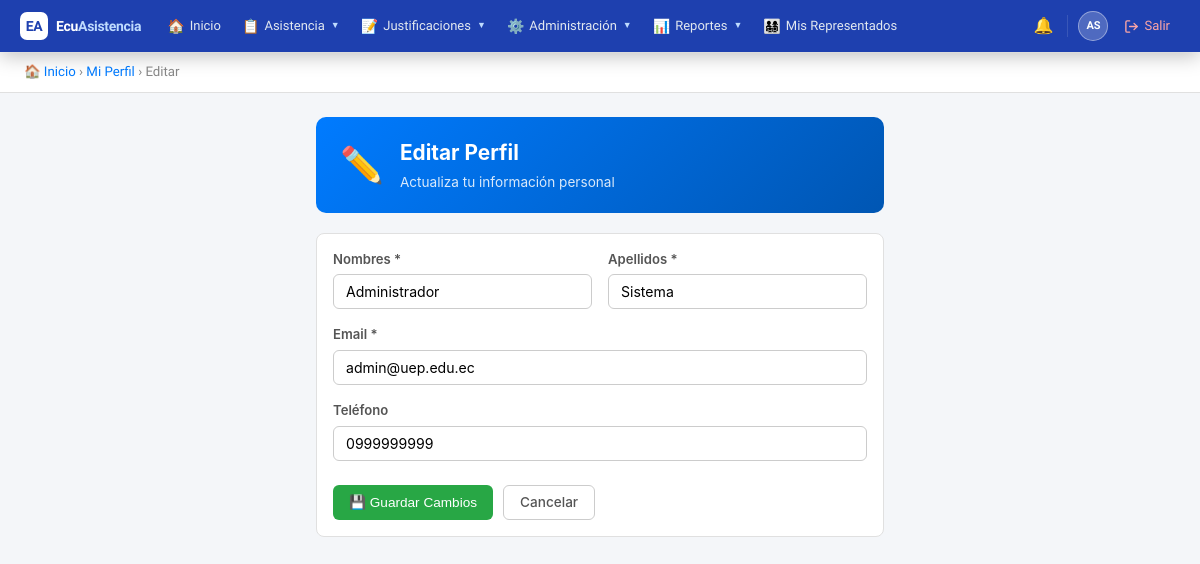
Page /public/?action=edit_profile (signed in) on the committed database.
### tables this page shows
CREATE TABLE `users` (
  `id` int(11) NOT NULL AUTO_INCREMENT,
  `institution_id` int(11) NOT NULL,
  `username` varchar(50) NOT NULL,
  `email` varchar(100) NOT NULL,
  `password` varchar(255) NOT NULL,
  `first_name` varchar(100) NOT NULL,
  `last_name` varchar(100) NOT NULL,
  `dni` varchar(20) DEFAULT NULL,
  `phone` varchar(20) DEFAULT NULL,
  `reset_token` varchar(255) DEFAULT NULL,
  `reset_expires` datetime DEFAULT NULL,
  `is_active` tinyint(1) DEFAULT 1,
  `is_superadmin` tinyint(1) NOT NULL DEFAULT 0,
  `created_at` timestamp NOT NULL DEFAULT current_timestamp(),
  `updated_at` timestamp NOT NULL DEFAULT current_timestamp() ON UPDATE current_timestamp(),
  PRIMARY KEY (`id`),
  UNIQUE KEY `username` (`username`),
  UNIQUE KEY `email` (`email`),
  UNIQUE KEY `dni` (`dni`),
  KEY `institution_id` (`institution_id`),
  CONSTRAINT `users_ibfk_1` FOREIGN KEY (`institution_id`) REFERENCES `institutions` (`id`)
);

### controllers/ProfileController.php (called while the page is built, shortened)
<?php
require_once BASE_PATH . '/models/User.php';
class ProfileController {
    private $userModel;
    public function __construct() {
        $db = new Database();
        $this->userModel = new User($db);
    }
    public function edit() {
        $user = $this->userModel->findById($_SESSION['user_id']);
        include BASE_PATH . '/views/profile/edit.php';
    }
}

### config/database.php (called while the page is built)
<?php
class Database {
    private $host = 'localhost';
    private $db = 'ecuasistencia2026_db';
    private $user = 'root';
    private $pass = '';
    private $charset = 'utf8mb4';
    private $pdo;
    public function connect() {
        if ($this->pdo === null) {
            $dsn = "mysql:host={$this->host};dbname={$this->db};charset={$this->charset}";
            $options = [
                PDO::ATTR_ERRMODE => PDO::ERRMODE_EXCEPTION,
                PDO::ATTR_DEFAULT_FETCH_MODE => PDO::FETCH_ASSOC,
                PDO::ATTR_EMULATE_PREPARES => false,
            ];
            try {
                $this->pdo = new PDO($dsn, $this->user, $this->pass, $options);
            } catch (PDOException $e) {
                die('Error de conexión: ' . $e->getMessage());
            }
        }
        return $this->pdo;
    }
}

### models/User.php (called while the page is built, shortened)
<?php
class User {
    public $db;
    public function __construct($database) {
        $this->db = $database->connect();
    }
    public function findById($id) {
        $sql = "SELECT * FROM users WHERE id = :id";
        $stmt = $this->db->prepare($sql);
        $stmt->execute([':id' => $id]);
        return $stmt->fetch();
    }
}

### views/profile/edit.php (the view, shortened to what this page needs)
<!DOCTYPE html>
<html lang="es">
<head>
</head>
<body>
<?php include BASE_PATH . '/views/partials/navbar.php'; ?>
<div class="breadcrumb">
    <a href="?action=dashboard">🏠 Inicio</a> &rsaquo;
    <a href="?action=profile">Mi Perfil</a> &rsaquo;
    Editar
</div>
<div class="container" style="max-width:600px;">
    <div class="page-header blue">
        <div class="ph-icon">✏️</div>
        <div>
            <h1>Editar Perfil</h1>
            <p>Actualiza tu información personal</p>
        </div>
    </div>
    <div class="panel">
        <form method="POST">
            <div class="form-row">
                <div class="form-group">
                    <label>Nombres *</label>
                    <input type="text" name="first_name" class="form-control"
                           value="<?= htmlspecialchars($user['first_name']) ?>" required>
                </div>
                <div class="form-group">
                    <label>Apellidos *</label>
                    <input type="text" name="last_name" class="form-control"
                           value="<?= htmlspecialchars($user['last_name']) ?>" required>
                </div>
            </div>
            <div class="form-group">
                <label>Email *</label>
                <input type="email" name="email" class="form-control"
                       value="<?= htmlspecialchars($user['email']) ?>" required>
            </div>
            <div class="form-group">
                <label>Teléfono</label>
                <input type="text" name="phone" class="form-control"
                       value="<?= htmlspecialchars($user['phone'] ?? '') ?>" placeholder="Ej: 0987654321">
            </div>
            <div style="display:flex;gap:10px;margin-top:24px;">
                <button type="submit" class="btn btn-success">💾 Guardar Cambios</button>
                <a href="?action=profile" class="btn btn-outline">Cancelar</a>
            </div>
        </form>
    </div>
</div>
</body>
</html>

### public/css/global.css (style rules this page uses)
* { box-sizing: border-box; margin: 0; padding: 0; }
body { font-family: -apple-system, BlinkMacSystemFont, 'Segoe UI', Roboto, sans-serif; background: #f4f6f9; color: #333; font-size: 14px; line-height: 1.5; }
.breadcrumb { padding: 10px 24px; background: #fff; border-bottom: 1px solid #e0e0e0; font-size: 0.83rem; color: #888; }
.breadcrumb a { color: #007bff; text-decoration: none; }
.container { max-width: 1200px; margin: 24px auto; padding: 0 16px; }
.page-header { background: linear-gradient(135deg, #007bff, #0056b3); color: #fff; border-radius: 10px; padding: 20px 24px; margin-bottom: 20px; display: flex; align-items: center; gap: 16px; }
.page-header .ph-icon { font-size: 2.2rem; }
.page-header h1 { font-size: 1.3rem; font-weight: 700; }
.page-header p { font-size: 0.85rem; opacity: 0.85; margin-top: 4px; }
.panel { background: #fff; border: 1px solid #e0e0e0; border-radius: 8px; padding: 16px; margin-bottom: 20px; }
.btn { padding: 7px 16px; border-radius: 6px; border: none; cursor: pointer; font-size: 0.85rem; font-weight: 500; text-decoration: none; display: inline-flex; align-items: center; gap: 5px; transition: opacity 0.15s, transform 0.1s; line-height: 1.4; }
.btn-success { background: #28a745; color: #fff; }
.btn-outline { background: #fff; color: #555; border: 1px solid #ccc; }
.form-group { margin-bottom: 16px; }
.form-group label { display: block; font-size: 0.82rem; font-weight: 600; color: #555; margin-bottom: 5px; }
.form-control { width: 100%; padding: 8px 12px; border: 1px solid #ccc; border-radius: 6px; font-size: 0.88rem; transition: border-color 0.2s; font-family: inherit; }
.form-row { display: grid; grid-template-columns: repeat(auto-fill, minmax(220px, 1fr)); gap: 16px; }

### views/partials/navbar.php (style rules this page uses)
:root { --nav-bg: #1e40af; --nav-accent: #60a5fa; --nav-hover: rgba(96,165,250,0.18); --nav-text: #e2e8f0; --nav-muted: #bfdbfe; --nav-border: rgba(255,255,255,0.12); --nav-dd-bg: #1d4ed8; --nav-dd-hover:#2563eb; --nav-height: 52px; }
*, *::before, *::after { box-sizing: border-box; }
.breadcrumb { padding: 9px 24px; background: #fff; border-bottom: 1px solid #e8ecf0; font-size: 0.82rem; color: #94a3b8; font-family: 'Plus Jakarta Sans', system-ui, sans-serif; }
.breadcrumb a { color: #3b82f6; text-decoration: none; }

### rows in the picture
users: first_name "Administrador", last_name "Sistema", email "admin@uep.edu.ec", phone "0999999999"
